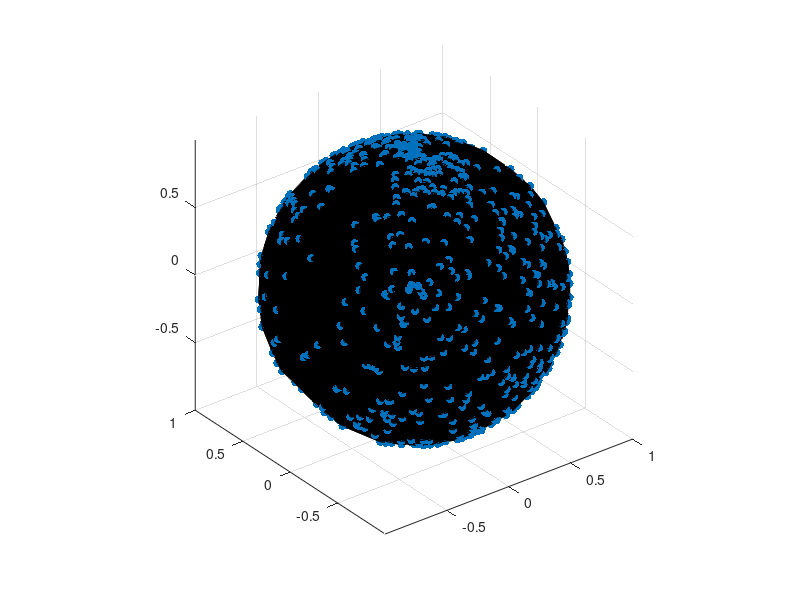

This chart was generated by the following MATLAB code: (Note: this script raises an error after producing the figure.)
% Oct 28 2014


%% Making Things Move
% After <http://blogs.mathworks.com/graphics/2014/10/21/double_pendulum/ my post about using MATLAB Graphics from Simulink>, Aditya had a
% great question about using this technique for 3D animations. This is a
% really interesting area, and I really wanted to use a 3D example for that
% post. Unfortunately I couldn't come up with one that was simple enough to
% fit into that blog post. But if you do decide to explore this area on your
% own, or even if you're doing 3D animations without Simulink, there are
% some tricks you should probably know about.
%
% Today we're going to look at one technique for getting good performance 
% when you're doing 3D animations with MATLAB Graphics, although this 
% technique can also be useful in 2D in some cases.

%%
% I don't have a good STL model handy for us to animate, so I'm going to
% start with some spheres. Well, not spheres really, more like lumpy
% potatoes. 
%
% We'll start with a set of random points on the surface of a sphere. The
% simplest way to do that is to use a random number generator to select
% random values for latitude and longitude. But that doesn't look very good
% because you get a lot of points at the poles and not many points at the
% equator.
%
% A better approach is to stretch the distribution using the following
% transform:
%
% $$longitude = 2 \pi a - pi$$
%
% $$latitude = \cos^{-1}(2 b - 1)$$
%
rng(0)
npts = 1000;
lon = 2*pi*rand(1,npts) - pi;
lat = acos(2*rand(1,npts) - 1);
x = cos(lon).*cos(lat);
y = cos(lon).*sin(lat);
z = sin(lon);

%%
% Once we have these points, we can draw them using <http://www.mathworks.com/help/matlab/ref/scatter3.html scatter3>.
%
hs = scatter3(x,y,z,'filled');
axis vis3d

%%
% But we want surfaces for this example, not points. We can use convhull for this. The 
% <http://www.mathworks.com/help/matlab/ref/convhull.html convhull command> gives us the "convex hull" of the points. In other
% words, the smallest, convex polyhedron which encloses all of the points.
% It returns the polyhedron as a list of triangles which we can pass
% straight into the patch command like this:
%
ax = gca;
tris = convhull(x,y,z);
h = patch('Faces',tris,'Vertices',[x', y', z']);
h.FaceColor = ax.ColorOrder(2,:);

%%
% Let's stop to make that look a little nicer. I wrote the following little
% helper function because we'll want to make several pictures look the
% same.
%
%   function init3dview()
%     axis vis3d
%     xlim([-3 3])
%     ylim([-3 3])
%     zlim([-3 3])
%     view(3)
%     camlight
%
init3dview()
h.EdgeColor = 'none';
delete(hs);

%%
% What is the Greek name for a 1,000 sided polyhedron? A millihedron? Or a
% kilohedron?
%

%%
% Now that we know how to draw these blobs, let's look at how to animate
% them. The obvious way to do this is to add an offset to the Vertices
% property in the inner loop. For two blobs moving randomly, that would
% look something like this:
%
cla
rng(0)
ax = gca;
% Create a couple of spheres
nspheres = 2;
g = gobjects(1,nspheres);
colors = ax.ColorOrder;
for i=1:nspheres
    offset = randn(1,3);
    g(i) = patch('Faces',tris,'Vertices',[x',y',z']+repmat(offset,[npts 1]));
    g(i).FaceColor = colors(i,:);
    g(i).EdgeColor = 'none';
end
init3dview()

% Now move them around by setting the Vertices property
tic 
for i=1:100
    for j=1:nspheres
        offset = randn(1,3)/100;
        g(j).Vertices = g(j).Vertices + repmat(offset,[npts 1]);
    end
    drawnow;
end
toc

%%
% As you can see, the performance isn't bad. I get about 40 frames per
% second on my machine. But when we're doing animations, we always want to
% look for more performance. This allows us to animate more complex models,
% and it also gives us more compute time for our simulation, which might be
% something a bit more complicated than a random number generator.
%
% There's actually a faster way to do this. What's happening when we change the 
% patch's Vertices property is that we're sending all of the new vertices
% over to the graphics card. When we do this, the memory bandwidth between
% the memory which the CPU uses and the memory on the graphics card can
% become a bottleneck. 
%
% It's much better to park the vertices on the graphics card and just send
% a small description of the motion. The <http://www.mathworks.com/help/matlab/ref/hgtransform.html hgtransform function> is perfect
% for this job. It just sends a 4x4 matrix which describes the
% transformation instead of resending all of the data.
%
cla
rng(0)
ax = gca;
% Create a couple of spheres again, put hang them off hgtransform objects.
nspheres = 2;
g = gobjects(1,nspheres);
colors = ax.ColorOrder;
for i=1:nspheres
    offset = randn(1,3);
    % Create an hgtransform
    g(i) = hgtransform;
    g(i).Matrix = makehgtform('translate',offset);
    % Use it as the Parent of the patch
    p = patch('Faces',tris,'Vertices',[x',y',z'],'Parent',g(i));
    p.FaceColor = colors(i,:);
    p.EdgeColor = 'none';
end
init3dview()

% Now move them around by setting the Matrix property on the hgtransforms.
tic
for i=1:100
    for j=1:nspheres
        offset = randn(1,3)/100;
        g(j).Matrix = g(j).Matrix * makehgtform('translate',offset);
    end
    drawnow;
end
toc

%%
% On my machine I get more like 150 frames per second with this approach. Of
% course the exact performance is a function of a lot of variables such as
% the number of objects you're animating, the number of triangles in each
% object, and the type of graphics card in your computer. For example,
% here's what I get when I vary the number of blobs.
%
% <<../hg2performance.png>>
%
% I always like to add that grey line at 24 frames per second to my
% performance charts. That's because that is roughly the <http://en.wikipedia.org/wiki/Flicker_fusion_threshold "flicker fusion rate"> of the human
% visual system. If our animation is slower than that, it will look
% "choppy". So this chart is telling us that things aren't going to look
% good if we go past 4 blobs with the Vertices property approach, but
% with the hgtransform approach I can basically use as many as I would like.
%
% It also depends which version of MATLAB you're using. For example, this
% is what I get when I run the same example with R2014a.
%
% <<../hg1performance.png>>
%
% But in general this hgtransform approach will be at least as fast as the
% changing the data approach, and often quite a bit better.
%
% So that's a useful thing to know if you want to animate 3D objects, like
% my caffeinated blobs here.
%
% <<../blob_animation.gif>>
%
% In future posts we'll discuss other tricks for getting the best
% performance out of MATLAB Graphics. Do you have some tricks you use? 
%



%%
% _Copyright 2014 The MathWorks, Inc._

